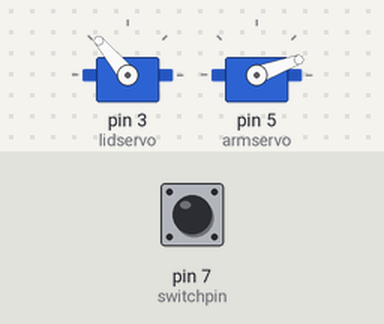
A sketch run on a simulated Arduino Uno, built with avr-gcc and run on an emulated ATmega328P. Shown: 2 × servo. Inputs (shaded band) come from the test bench; at power-on: pin 7 (switchpin) HIGH.

Above: at 2.8 s.
2.9 s: pin 7 (switchpin) pulled LOW for 1.2 s
At 3.5 s:
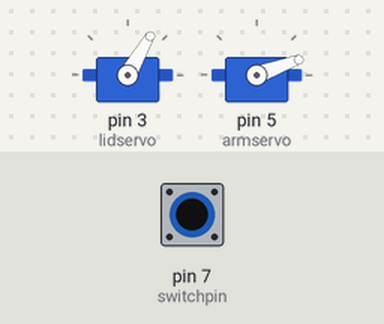
7.0 s: pin 7 (switchpin) pulled LOW for 3.2 s
At 8.9 s:
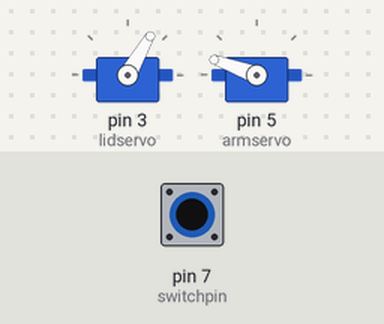
Timing chart, 0 to 11.5 s (numbered marks = the images above; inputs shaded):
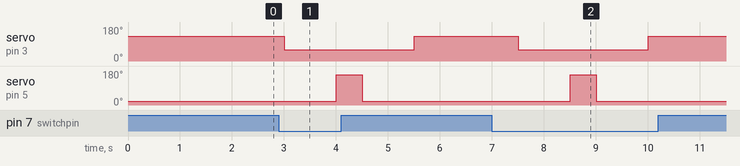

The sketch:

simple.ino
```cpp
#include <Servo.h>
Servo lidservo;
Servo armservo;
Servo flag;

int armOff = 160;  //This is the arm value where the switch is turmed off
int armFake = 120; //This is the arm value that may be touching the switch, but not turning it off
int armIn = 20;    //This is the arm value where the arm is inside the box / neutral

int lidClose = 130;  //This is the lid value where the lid is closed
int lidNarrow = 50;   //This is the lid value where the lid is opened part way
int lidOpen = 60;  //This is the lid value where the lid is opened all the way

int flagOff = 50;  //This is when the surrender flag is fully down
int flagStart = 125;   //This is when the surrender flag starts to wave
int flagEnd = 175;    //This is when the surrender flag ends the wave

int switchpin = 7;

void setup() {
    pinMode(switchpin,INPUT_PULLUP);
    lidservo.attach(3);
    armservo.attach(5);

// Servo Default Starting Position

    armservo.write(armIn);
    flag.write(flagOff);
    lidservo.write(lidClose);
}

void loop() {

  if (digitalRead(switchpin) == LOW) {
    lidservo.write(lidOpen);
    delay(1000);
    armservo.write(armOff);
    delay(500);
    armservo.write(armIn);
    delay(1000);
    lidservo.write(lidClose);
    delay(1000);
	}

delay(1000);

}
```

Measured:
- after the input at 2.9 s, servo on pin 3 (lidservo): 130° → 60° after 0.10 s, → 130° 2.5 s later; servo on pin 5 (armservo): 20° → 160° after 1.1 s, → 20° 0.50 s later
- after the input at 7.0 s, servo on pin 3 (lidservo): 130° → 60° after 0.50 s, → 130° 2.5 s later; servo on pin 5 (armservo): 20° → 160° after 1.5 s, → 20° 0.50 s later
